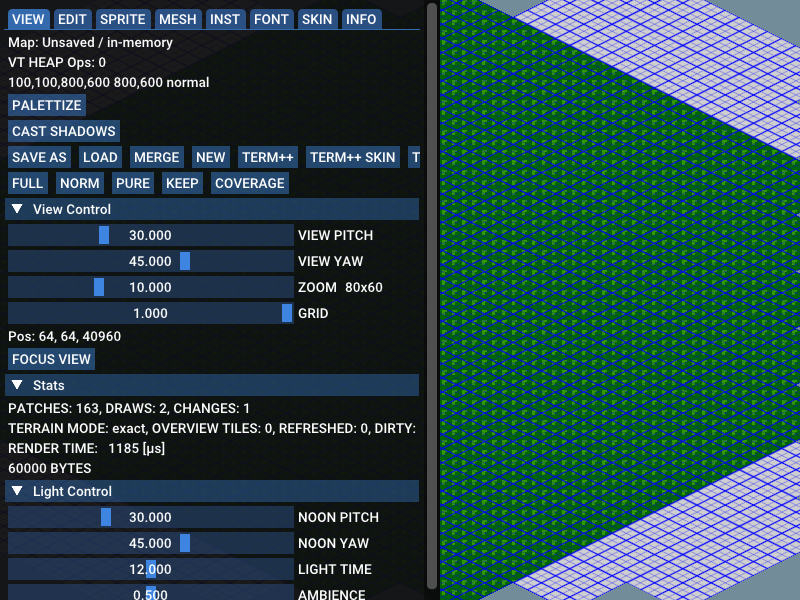
#> input picture .scratch/fl4260-layout-sidecar-proof/ui_frame.png, 800 x 600 px, found by its file name
$ python 2026-06-24-pal3d-sidebyside.py
#> lines starting #> are read from the running program, lines starting #| are printed output that depends on the picture
from PIL import Image, ImageDraw
import os
a="/tmp/pal3d_before/ui_frame.png"; b="/tmp/pal3d_after/ui_frame.png"
# crop the 3D view (right ~half) for both
ia=Image.open(a).convert("RGB"); ib=Image.open(b).convert("RGB")
#> further down, ia is the input picture: PIL image 800x600 RGB; mean R, G, B 38.9, 73.3, 73.6
W,H=ia.size
#> W = 800; H = 600
box=(int(W*0.52),0,W,H)
#> box = (416, 0, 800, 600)
ca=ia.crop(box); cb=ib.crop(box)
#> after `ca = ia.crop(box)`:
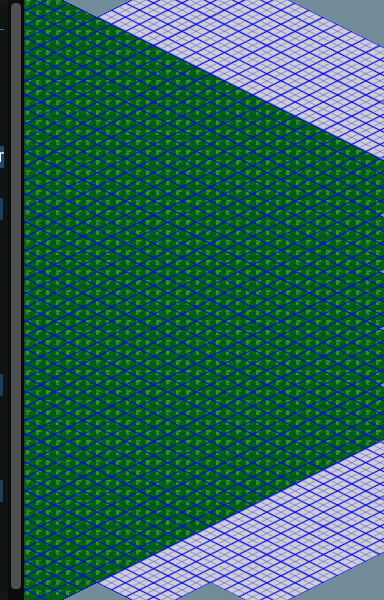
#> ca: PIL image 384x600 RGB; mean R, G, B 43, 100.9, 88.9
out=Image.new("RGB",(ca.width*2+16,ca.height+20),(20,20,20))
#> out: PIL image 784x620 RGB; every value is 20
d=ImageDraw.Draw(out)
out.paste(ca,(0,20)); out.paste(cb,(ca.width+16,20))
#> after `out.paste(ca, (0, 20))`:
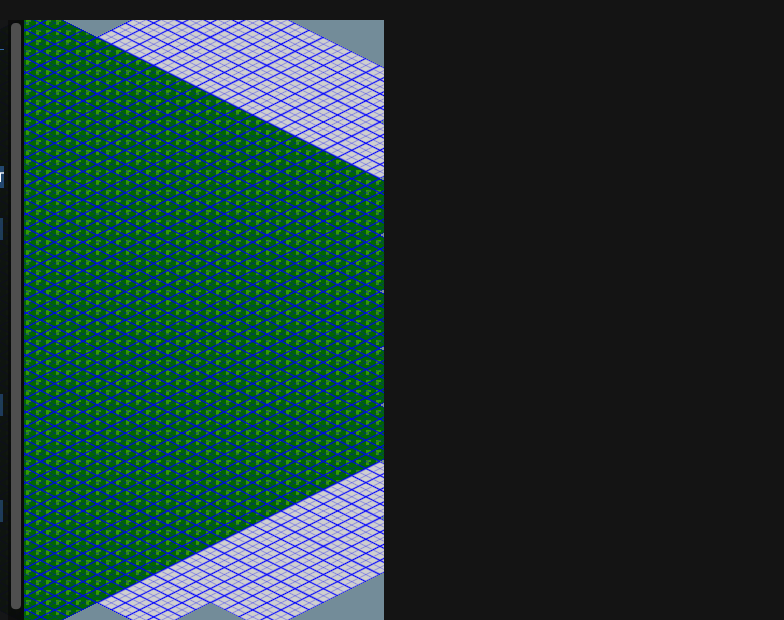
#> out: PIL image 784x620 RGB; mean R, G, B 30.9, 58.3, 52.7
#> after `out.paste(cb, (ca.width + 16, 20))`:
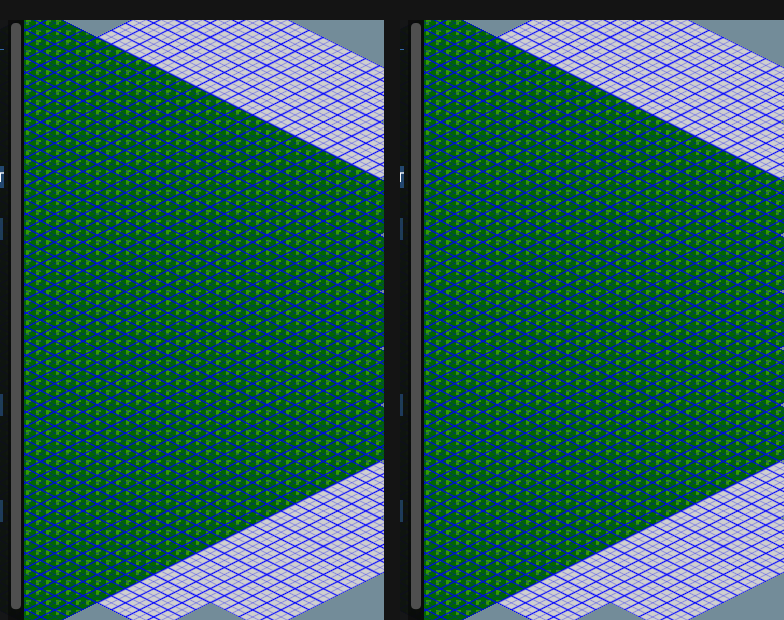
#> out: PIL image 784x620 RGB; mean R, G, B 41.8, 96.7, 85.3
d.text((4,4),"BEFORE (green)",fill=(255,255,0)); d.text((ca.width+20,4),"AFTER Dracula click",fill=(255,255,0))
dst="/tmp/pal3d_sidebyside.png"; out.save(dst); print("WROTE",dst,out.size)
#> after `dst = '/tmp/pal3d_sidebyside.png'`:
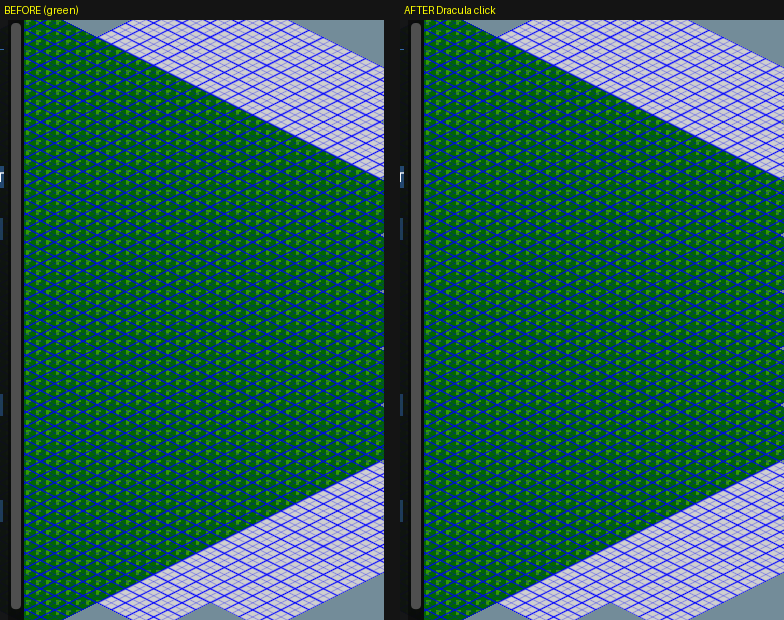
#> saved as pal3d_sidebyside.png: PIL image 784x620 RGB; mean R, G, B 42, 96.9, 85.3
# also sample average terrain color in a grass region of both
import statistics
def avg(im, x0,y0,x1,y1):
#> called with x0 = 480, y0 = 330, x1 = 640, y1 = 450
    px=[im.getpixel((x,y)) for x in range(x0,x1,8) for y in range(y0,y1,8)]
#> px = 300 items, first 6: (0, 4, 245), (0, 98, 10), (0, 95, 18), (0, 11, 228), (0, 99, 7), (0, 102, 0)
    return tuple(round(statistics.mean(c[i] for c in px)) for i in range(3))
print("before grass-region avg:", avg(ia, int(W*0.6),int(H*0.55),int(W*0.8),int(H*0.75)))
#| before grass-region avg: (11, 91, 55)
print("after  grass-region avg:", avg(ib, int(W*0.6),int(H*0.55),int(W*0.8),int(H*0.75)))
#| after  grass-region avg: (11, 91, 55)
